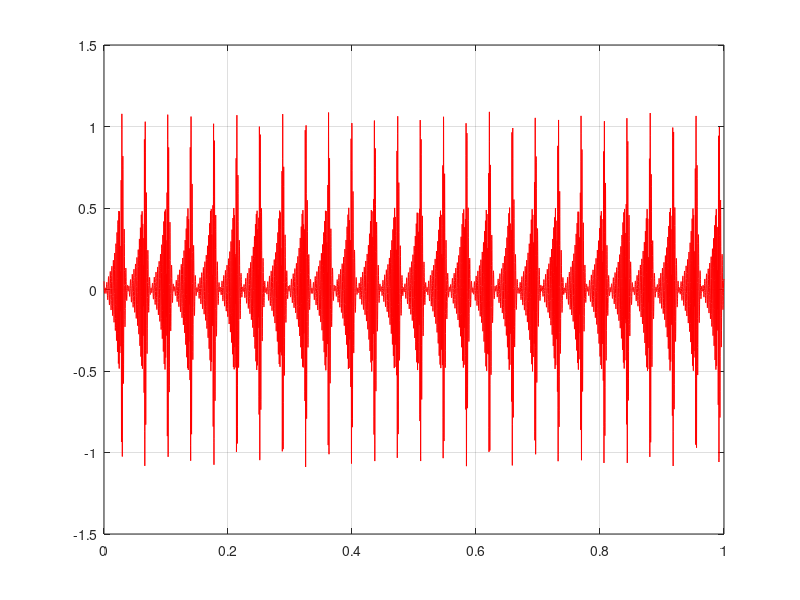

Source code (MATLAB):
clc
clear

NFFT=8192;
%fff=importdata('pF_New.txt');
%fff=load('pF388802.txt');
fff=load('pF.txt');
pFf=fff(:,1)+1i*fff(:,2);
ipFf=ifft(pFf,NFFT)*NFFT;
ireal=2*real(ipFf);

ODT=1/NFFT;
OTime = ODT*(0:NFFT-1);
figure(1)
hold on
box on
grid on

plot(OTime(1:NFFT),ireal,'r-');

